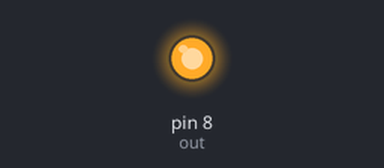
This sketch was run on a simulated Arduino Uno, built with avr-gcc and run on an emulated ATmega328P. Parts: output pins drawn as LEDs (lit = HIGH).

Above: at 1.5 s.
At 4.5 s:
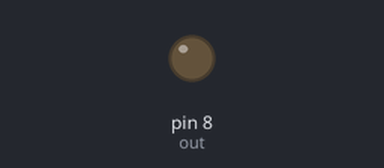
Timing chart, 0 to 7.8 s (numbered marks = the images above):
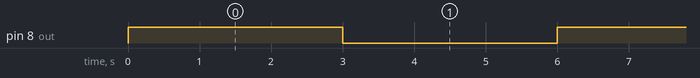

Measured:
- by itself, pin 8 (out): alternates HIGH for 3.0 s and LOW for 3.0 s

The sketch:

20._Relay_Test.ino
```cpp
int out=8;
void setup() {
  pinMode(out, OUTPUT);

}

void loop() {

  digitalWrite(out,HIGH);
  delay(3000);
  digitalWrite(out,LOW);
  delay(3000);

}
```
